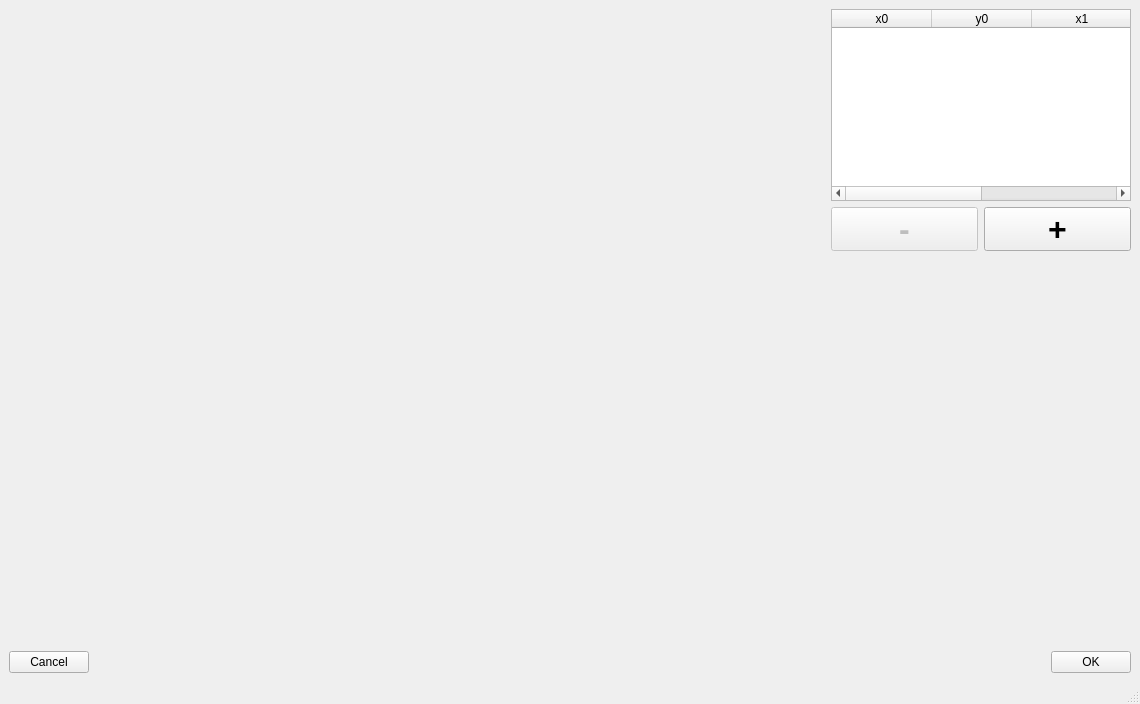
<?xml version="1.0" encoding="UTF-8"?>
<ui version="4.0">
 <class>MainWindow</class>
 <widget class="QMainWindow" name="MainWindow">
  <property name="geometry">
   <rect>
    <x>0</x>
    <y>0</y>
    <width>1140</width>
    <height>704</height>
   </rect>
  </property>
  <property name="windowTitle">
   <string>MainWindow</string>
  </property>
  <widget class="QWidget" name="centralwidget">
   <layout class="QVBoxLayout" name="verticalLayout_2">
    <item>
     <layout class="QHBoxLayout" name="horizontalLayout_4">
      <item>
       <layout class="QHBoxLayout" name="horizontalLayout_2">
        <item>
         <widget class="QWidget" name="widget" native="true">
          <property name="sizePolicy">
           <sizepolicy hsizetype="Expanding" vsizetype="Expanding">
            <horstretch>0</horstretch>
            <verstretch>0</verstretch>
           </sizepolicy>
          </property>
          <property name="minimumSize">
           <size>
            <width>800</width>
            <height>0</height>
           </size>
          </property>
         </widget>
        </item>
       </layout>
      </item>
      <item>
       <layout class="QVBoxLayout" name="verticalLayout">
        <item>
         <widget class="QTableWidget" name="table_roi">
          <property name="sizePolicy">
           <sizepolicy hsizetype="Minimum" vsizetype="Expanding">
            <horstretch>0</horstretch>
            <verstretch>0</verstretch>
           </sizepolicy>
          </property>
          <property name="minimumSize">
           <size>
            <width>300</width>
            <height>0</height>
           </size>
          </property>
          <property name="maximumSize">
           <size>
            <width>300</width>
            <height>16777215</height>
           </size>
          </property>
          <property name="selectionMode">
           <enum>QAbstractItemView::SingleSelection</enum>
          </property>
          <property name="selectionBehavior">
           <enum>QAbstractItemView::SelectRows</enum>
          </property>
          <column>
           <property name="text">
            <string>x0</string>
           </property>
          </column>
          <column>
           <property name="text">
            <string>y0</string>
           </property>
          </column>
          <column>
           <property name="text">
            <string>x1</string>
           </property>
          </column>
          <column>
           <property name="text">
            <string>y1</string>
           </property>
          </column>
         </widget>
        </item>
        <item>
         <layout class="QHBoxLayout" name="horizontalLayout_3">
          <item>
           <widget class="QPushButton" name="remove_roi_button">
            <property name="enabled">
             <bool>false</bool>
            </property>
            <property name="font">
             <font>
              <family>Helvetica</family>
              <pointsize>24</pointsize>
              <weight>75</weight>
              <bold>true</bold>
             </font>
            </property>
            <property name="text">
             <string>-</string>
            </property>
           </widget>
          </item>
          <item>
           <widget class="QPushButton" name="add_roi_button">
            <property name="font">
             <font>
              <family>Helvetica</family>
              <pointsize>24</pointsize>
              <weight>75</weight>
              <bold>true</bold>
             </font>
            </property>
            <property name="text">
             <string>+</string>
            </property>
           </widget>
          </item>
         </layout>
        </item>
        <item>
         <spacer name="verticalSpacer">
          <property name="orientation">
           <enum>Qt::Vertical</enum>
          </property>
          <property name="sizeHint" stdset="0">
           <size>
            <width>20</width>
            <height>40</height>
           </size>
          </property>
         </spacer>
        </item>
        <item>
         <widget class="QLabel" name="instruction">
          <property name="text">
           <string/>
          </property>
         </widget>
        </item>
        <item>
         <spacer name="verticalSpacer_2">
          <property name="orientation">
           <enum>Qt::Vertical</enum>
          </property>
          <property name="sizeHint" stdset="0">
           <size>
            <width>20</width>
            <height>40</height>
           </size>
          </property>
         </spacer>
        </item>
       </layout>
      </item>
     </layout>
    </item>
    <item>
     <layout class="QHBoxLayout" name="horizontalLayout">
      <item>
       <widget class="QPushButton" name="cancel_button">
        <property name="text">
         <string>Cancel</string>
        </property>
       </widget>
      </item>
      <item>
       <spacer name="horizontalSpacer">
        <property name="orientation">
         <enum>Qt::Horizontal</enum>
        </property>
        <property name="sizeHint" stdset="0">
         <size>
          <width>40</width>
          <height>20</height>
         </size>
        </property>
       </spacer>
      </item>
      <item>
       <widget class="QPushButton" name="apply_button">
        <property name="text">
         <string>OK</string>
        </property>
       </widget>
      </item>
     </layout>
    </item>
   </layout>
  </widget>
  <widget class="QMenuBar" name="menubar">
   <property name="geometry">
    <rect>
     <x>0</x>
     <y>0</y>
     <width>1140</width>
     <height>24</height>
    </rect>
   </property>
  </widget>
  <widget class="QStatusBar" name="statusbar"/>
 </widget>
 <resources/>
 <connections>
  <connection>
   <sender>cancel_button</sender>
   <signal>clicked()</signal>
   <receiver>MainWindow</receiver>
   <slot>cancel_clicked()</slot>
   <hints>
    <hint type="sourcelabel">
     <x>71</x>
     <y>512</y>
    </hint>
    <hint type="destinationlabel">
     <x>179</x>
     <y>478</y>
    </hint>
   </hints>
  </connection>
  <connection>
   <sender>apply_button</sender>
   <signal>clicked()</signal>
   <receiver>MainWindow</receiver>
   <slot>apply_clicked()</slot>
   <hints>
    <hint type="sourcelabel">
     <x>1214</x>
     <y>512</y>
    </hint>
    <hint type="destinationlabel">
     <x>552</x>
     <y>492</y>
    </hint>
   </hints>
  </connection>
  <connection>
   <sender>remove_roi_button</sender>
   <signal>clicked()</signal>
   <receiver>MainWindow</receiver>
   <slot>remove_roi_button_clicked()</slot>
   <hints>
    <hint type="sourcelabel">
     <x>938</x>
     <y>256</y>
    </hint>
    <hint type="destinationlabel">
     <x>770</x>
     <y>398</y>
    </hint>
   </hints>
  </connection>
  <connection>
   <sender>add_roi_button</sender>
   <signal>clicked()</signal>
   <receiver>MainWindow</receiver>
   <slot>add_roi_button_clicked()</slot>
   <hints>
    <hint type="sourcelabel">
     <x>1083</x>
     <y>264</y>
    </hint>
    <hint type="destinationlabel">
     <x>1127</x>
     <y>431</y>
    </hint>
   </hints>
  </connection>
  <connection>
   <sender>table_roi</sender>
   <signal>itemChanged(QTableWidgetItem*)</signal>
   <receiver>MainWindow</receiver>
   <slot>update_table_roi()</slot>
   <hints>
    <hint type="sourcelabel">
     <x>1027</x>
     <y>120</y>
    </hint>
    <hint type="destinationlabel">
     <x>998</x>
     <y>390</y>
    </hint>
   </hints>
  </connection>
 </connections>
 <slots>
  <slot>cancel_clicked()</slot>
  <slot>apply_clicked()</slot>
  <slot>circle_center_changed()</slot>
  <slot>sector_radio_button_changed()</slot>
  <slot>sector_changed()</slot>
  <slot>guide_color_changed()</slot>
  <slot>grid_size_changed()</slot>
  <slot>remove_roi_button_clicked()</slot>
  <slot>add_roi_button_clicked()</slot>
  <slot>update_table_roi()</slot>
 </slots>
</ui>
